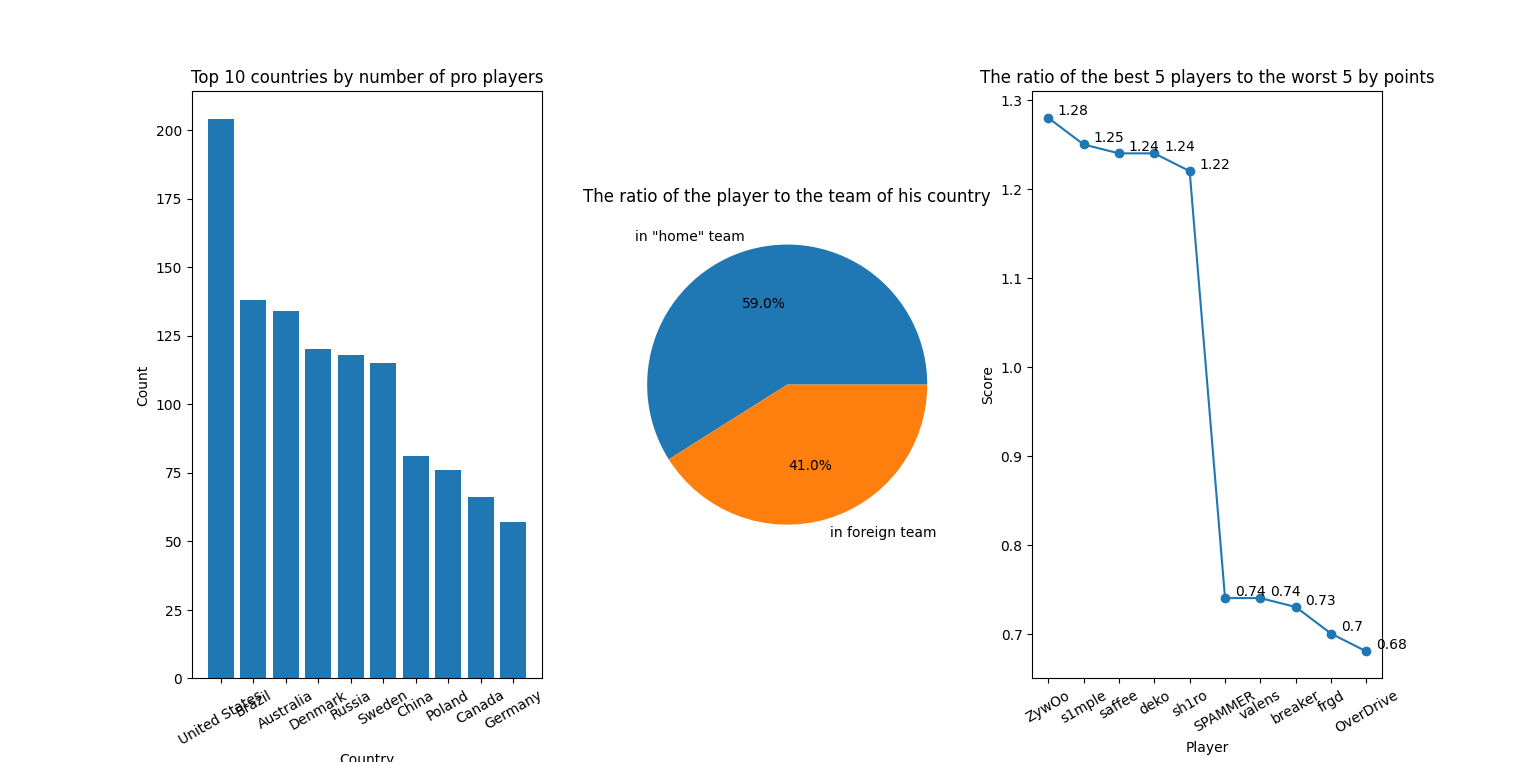

Write Python code to recreate this figure.
import psycopg2
import matplotlib.pyplot as plt

username = 'Valentin'
password = 'qwerty123'
database = 'LW3'
host = 'localhost'
port = '5432'

#Топ 10 країн по кількості професійних гравців
query_1 = '''
select * from TopCountCountry
'''
#Створення view TopCountCountry
'''
create view TopCountCountry as
select trim(player_country), count(player_country) 
from players group by player_country 
order by count(player_country) desc limit 10
'''
#Кільіксть гравців, що грають у команах своєї карїни та кількість гравців, що грають у закордонних командах
query_2 = '''
select * from TeamStatus
'''
#Створення view TeamStatus
'''
create view TeamStatus as
select 'in "home" team' as "status", count(*) 
from teams join players on teams.team_id = players.team_id where teams.team_country = players.player_country
union
select 'in foreign team', count(*) 
from teams join players on teams.team_id = players.team_id where teams.team_country != players.player_country
'''
#Відношення гравця до своїх набраних балів (5 найкращих та 5 найгірших гравців)
query_3 = '''
select * from BestAndWorst
'''
#Створення view BestAndWorst
'''
create view BestAndWorst as
(select * from top5_players
union
select * from bad5_players) order by score desc
'''
#Створення проміжних view top5_players та bad5_players
'''
create view top5_players as
select trim(player_name), score from statistic join players on statistic.player_id = players.player_id limit 5
'''
'''
create view bad5_players as
select trim(player_name), score from statistic join players on statistic.player_id = players.player_id order by score limit 5
'''
conn = psycopg2.connect(user=username, password=password, dbname=database, host=host, port=port)

with conn:
    cur = conn.cursor()
    cur.execute(query_1)
    country = []
    count = []

    for row in cur:
        country.append(row[0])
        count.append(row[1])

    x_range = range(len(country))

    figure, (bar_ax, pie_ax, graph_ax) = plt.subplots(1, 3)

    bar_ax.bar(x_range, count, label='Total')
    bar_ax.set_title('Top 10 countries by number of pro players')
    bar_ax.set_xlabel('Country')
    bar_ax.set_ylabel('Count')
    bar_ax.set_xticks(x_range)
    bar_ax.set_xticklabels(country,  rotation=30)

    cur.execute(query_2)
    players = []
    count = []

    for row in cur:
        players.append(row[0])
        count.append(row[1])

    pie_ax.pie(count, labels=players, autopct='%1.1f%%')
    pie_ax.set_title('The ratio of the player to the team of his country')

    cur.execute(query_3)
    player = []
    score = []

    for row in cur:
        player.append(row[0])
        score.append(row[1])

    graph_ax.plot(player, score, marker='o')
    graph_ax.set_xticks(player)
    graph_ax.set_xticklabels(player, rotation=30)
    graph_ax.set_xlabel('Player')
    graph_ax.set_ylabel('Score')
    graph_ax.set_title('The ratio of the best 5 players to the worst 5 by points')

    for i, j in zip(player, score):
        graph_ax.annotate(j, xy=(i, j), xytext=(7, 2), textcoords='offset points')

mng = plt.get_current_fig_manager()
mng.resize(1920, 1080)

plt.show()
